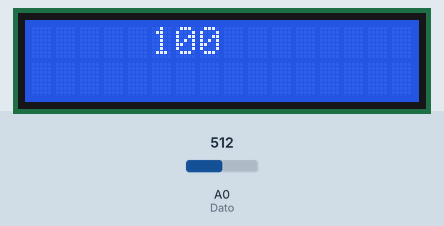
A sketch run on a simulated Arduino Mega 2560, built with avr-gcc and run on an emulated ATmega2560. On the bench: 16×2 character LCD. The test bench sets the inputs (shaded band); at power-on: A0 (Dato) = 512.

Above: at 1.2 s.
1.3 s: A0 (Dato) set to 716
At 2.5 s:
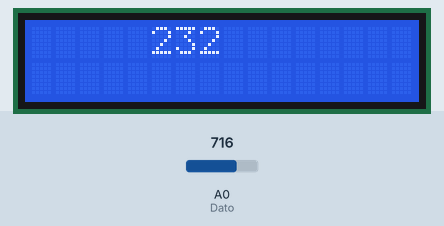
2.8 s: A0 (Dato) set to 900
At 4.0 s:
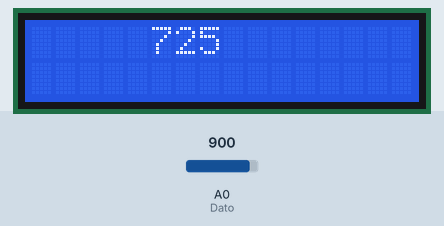
4.3 s: A0 (Dato) set to 1023
At 5.8 s:
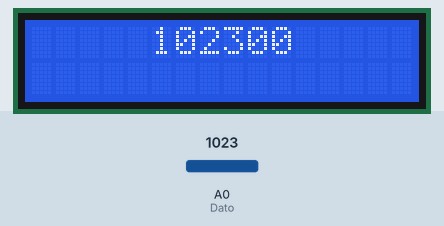
Timing chart, 0 to 7.3 s (numbered marks = the images above; inputs shaded):
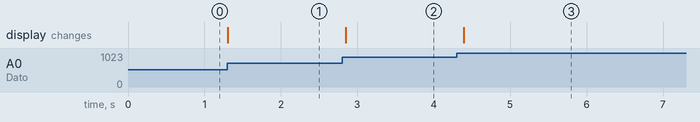

The sketch:

Fotoresistencia.ino
```cpp
#include <LiquidCrystal.h>
LiquidCrystal lcd(30, 31, 32, 33, 34, 35);
int Dato = A0;
const int A = 1000;
const int B = 10;
const int Rc = 10;

void setup(){
  Serial.begin(9600);
  lcd.begin(16, 2);
  pinMode(Dato, INPUT);
}

void loop(){
  lcd.clear();
  lcd.setCursor(5, 0);
  int v = analogRead(Dato);
  long lumen = (((long)v * A * 10) / ((long)B * Rc * (1024 - v)));
  lcd.print(lumen);
  delay(100);
}
```

Measured:
- after the input at 1.3 s, the display: changes at once (image 1)
- after the input at 2.8 s, the display: changes after 0.05 s (image 2)
- after the input at 4.3 s, the display: changes after 0.09 s (image 3)
